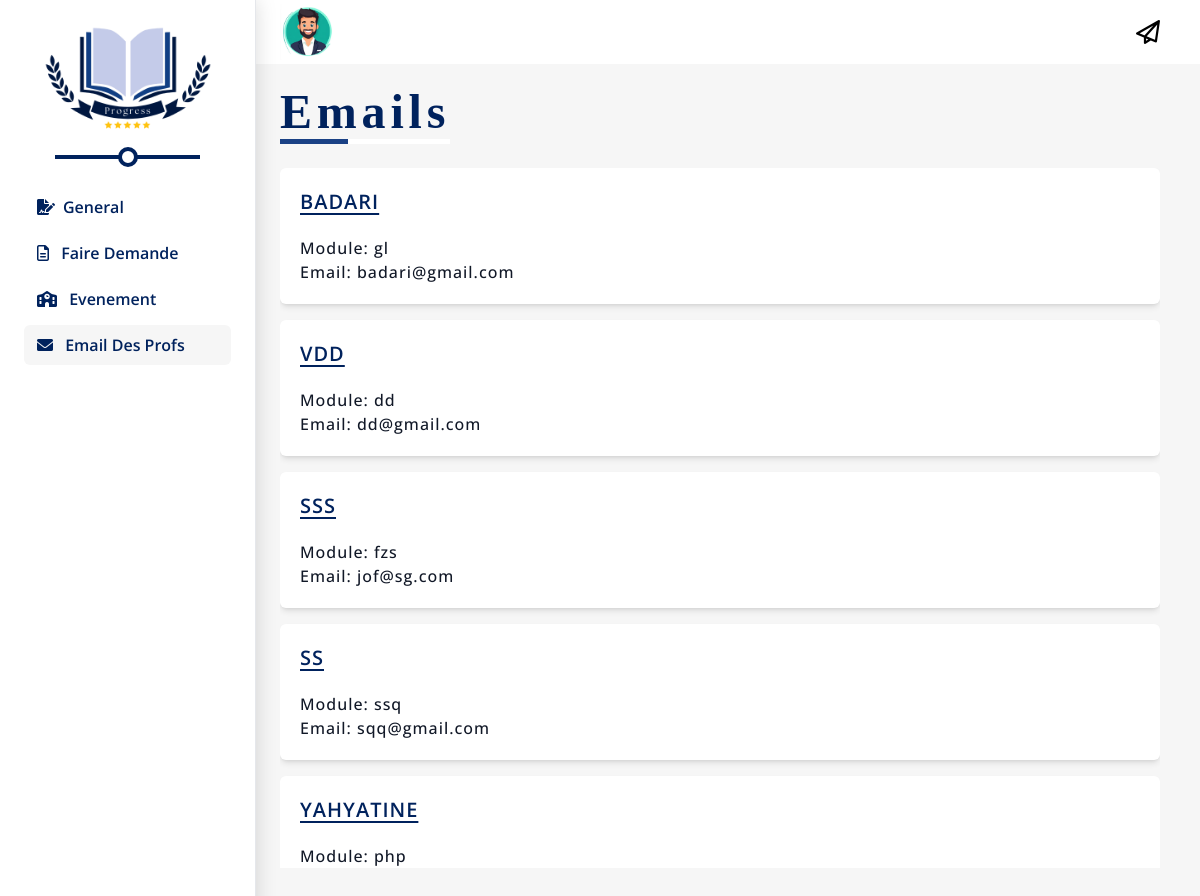
Screenshot of /etudianemail.php with the database file from the repository.
### tables this page shows
CREATE TABLE `professors` (
  `prof_name` varchar(255) NOT NULL,
  `module` varchar(255) NOT NULL,
  `email` varchar(255) NOT NULL
);

### classes/ProfAdmin.php (called while the page is built, shortened)
<?php
class Professor {
    private $db;
    public function __construct(Database $db) {
        $this->db = $db;
    }
    public function getProfessors() {
        $conn = $this->db->getConnection();
        $stmt = $conn->prepare("SELECT * FROM professors");
        $stmt->execute();
        if ($stmt->rowCount() > 0) {
            $professors = $stmt->fetchAll(PDO::FETCH_ASSOC);
            return $professors;
        } else {
            return [];
        }
    }
}
?>

### etudianemail.php (the view, shortened to what this page needs)
<?php
require_once 'classes/ProfAdmin.php';
$servername = "localhost";
$username = "root";
$password = "";
$dbname = "projetpaw";
$db = new Database($servername, $username, $password, $dbname);
$professorManager = new Professor($db);
$professors = $professorManager->getProfessors();
?>
<!DOCTYPE html>
<html lang="en">
<head>
    <link href="dist/style.css" rel="stylesheet">
    <link rel="stylesheet" href="https://cdnjs.cloudflare.com/ajax/libs/font-awesome/6.0.0-beta3/css/all.min.css">
</head>
<body class="flex min-h-screen">
    <div class=" max-md:!w-[70px] max-lg:w-60 border-r p-6 shadow-lightsh relative w-64 max-md:px-[10px] ">
        <img src="Fauget Class.png" alt="logo"
            class="-mt-14 mx-auto max-lg:w-44 max-md:-m-5 max-md:mx-auto max-md:-mb-[2px]">
        <ul
            class="relative font-semibold pt-3 max-lg:w-fit max-md:before:hidden max-md:after:hidden
        before:content-[''] before:w-[70%] before:h-1 before:absolute before:left-[15%] before:-top-5 before:bg-cblue
        after:content-[''] after:absolute after:rounded-full after:w-5 after:h-5 after:bg-white after:left-1/2 after:border-4 after:border-cblue after:-translate-x-1/2 after:-top-7">
            <li class="p-2 text-cblue rounded-md cursor-pointer duration-300 pl-13p mb-0p hover:bg-cgr max-lg:text-sm"
                title="General">
                <a href="etudiant.php"><i class="fa-solid fa-file-signature mr-2"></i><span
                        class="max-md:hidden">General</span></a>
            </li>
            <li class="p-2 text-cblue rounded-md cursor-pointer duration-300 pl-13p mb-0p hover:bg-cgr  max-lg:text-sm"
                title="Settigns">
                <a href="etudiantdemande.php"><i class="fa-regular fa-file-lines mr-2"></i>
                    <span class="max-md:hidden">Faire Demande</span> </a>
            </li>
            <li class="p-2 text-cblue rounded-md cursor-pointer duration-300 pl-13p mb-0p hover:bg-cgr   max-lg:text-sm"
                title="Ajouter Evenement">
                <a href="etudiantevent.php"><i class="fa-solid fa-school mr-2"></i>
                    <span class="max-md:hidden">Evenement</span> </a>
            </li>
            <li class="p-2 text-cblue rounded-md cursor-pointer duration-300 pl-13p mb-0p hover:bg-cgr bg-cgr  max-lg:text-sm"
                title="Email Des Profs">
                <a href="etudianemail.php"><i class="fa-solid fa-envelope mr-2"></i> <span class="max-md:hidden">Email
                        Des Profs</span>
                </a>
            </li>
        </ul>
    </div>
    <div class="bg-cgr flex-grow">
        <div class="bg-white flex justify-between py-1 pl-6 pr-10">
            <img src="avatar.avif" alt="" class="w-14">
            <a href="mailto:dzprogress1@gmail.com" class="self-center text-2xl"><i
                    class="fa-regular fa-paper-plane"></i></a>
        </div>
        <div class="p-6 pr-10">
            <span
                class="relative text-5xl font-semibold text-cblue tracking-widest font-math inline-block pb-2 mb-6 before:absolute before:content-[''] before:bottom-0 before:left-0 before:w-[40%] before:h-[5px] before:bg-[#1a4185] after:absolute after:content-[''] after:bottom-0 after:left-[40%] after:w-[60%] after:h-[5px] after:bg-white">Emails</span>
            <div class="max-h-[700px] overflow-y-auto">
                <?php if (!empty($professors)): ?>
                    <?php foreach ($professors as $professor): ?>
                        <div class="bg-white rounded-md shadow-md p-5 tracking-[1px] mb-4">
                            <h1 class="underline underline-offset-4 text-cblue uppercase text-xl font-semibold mb-5">
                                <?= htmlspecialchars($professor['prof_name']) ?>
                            </h1>
                            <p class="text-gray-900 font-medium">Module: <?= htmlspecialchars($professor['module']) ?></p>
                            <p class="text-gray-900 font-medium">Email: <?= htmlspecialchars($professor['email']) ?></p>
                        </div>
                    <?php endforeach; ?>
                <?php else: ?>
                    <p class="text-gray-900 font-medium">No data found</p>
                <?php endif; ?>
            </div>
        </div>
    </div>
</body>
</html>

### etudianemail.php (style rules this page uses)
* { box-sizing: border-box; padding: 0; margin: 0; font-family: "Open Sans", sans-serif; }

### rows the page displays
professors: prof_name "BADARI", module "gl", email "badari@gmail.com"
professors: prof_name "VDD", module "dd", email "dd@gmail.com"
professors: prof_name "SSS", module "fzs", email "jof@sg.com"
professors: prof_name "SS", module "ssq", email "sqq@gmail.com"
professors: prof_name "YAHYATINE", module "php"
